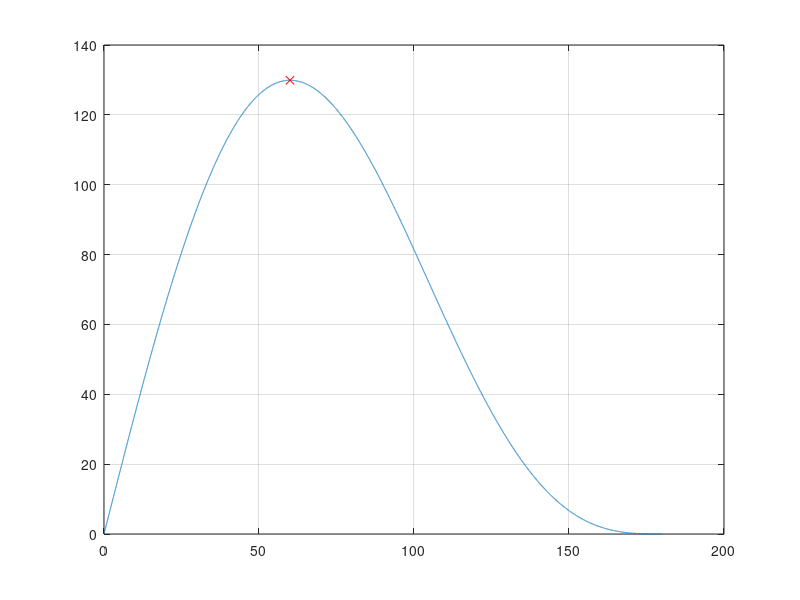

Reproduce this figure in MATLAB.
clc
A= @(x) (10+2.*(10.*sind(90-x))+10)/2.*(sind(x).*10); %a)
x=0:0.01:180;
plot(x,A(x))   %b)
grid on
B= @(x) -(10+2.*(10.*sind(90-x))+10)/2.*(sind(x).*10); %c)
fprintf('The max area A is %g when the angle is %g degree\n',A(fminbnd(B,0,180)),fminbnd(B,0,180)) %d)
plot(x,A(x),fminbnd(B,0,180),A(fminbnd(B,0,180)),'rx')
grid on